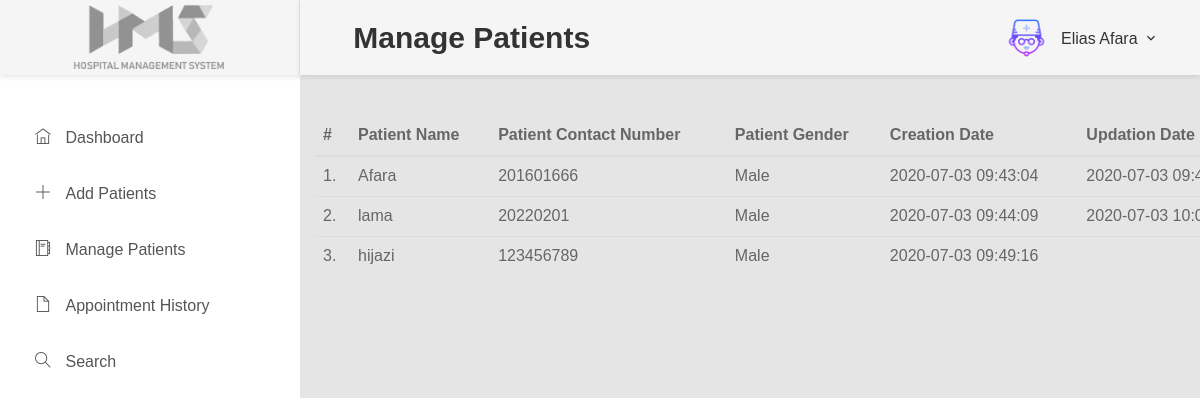
Page /HMS/doctor/manage-patient.php (signed in) on the committed database.
### tables this page shows
CREATE TABLE IF NOT EXISTS `doctors` (
  `id` int(11) NOT NULL AUTO_INCREMENT,
  `specilization` varchar(255) DEFAULT NULL,
  `doctorName` varchar(255) DEFAULT NULL,
  `address` longtext,
  `docFees` varchar(255) DEFAULT NULL,
  `contactno` bigint(11) DEFAULT NULL,
  `docEmail` varchar(255) DEFAULT NULL,
  `password` varchar(255) DEFAULT NULL,
  `creationDate` timestamp NULL DEFAULT CURRENT_TIMESTAMP,
  `updationDate` timestamp NULL DEFAULT NULL ON UPDATE CURRENT_TIMESTAMP,
  PRIMARY KEY (`id`)
);

CREATE TABLE IF NOT EXISTS `tblpatient` (
  `ID` int(10) NOT NULL AUTO_INCREMENT,
  `Docid` int(10) DEFAULT NULL,
  `PatientName` varchar(200) DEFAULT NULL,
  `PatientContno` bigint(10) DEFAULT NULL,
  `PatientEmail` varchar(200) DEFAULT NULL,
  `PatientGender` varchar(50) DEFAULT NULL,
  `PatientAdd` mediumtext,
  `PatientAge` int(10) DEFAULT NULL,
  `PatientMedhis` mediumtext,
  `CreationDate` timestamp NULL DEFAULT CURRENT_TIMESTAMP,
  `UpdationDate` timestamp NULL DEFAULT NULL ON UPDATE CURRENT_TIMESTAMP,
  PRIMARY KEY (`ID`),
  KEY `Docid` (`Docid`)
);

### HMS/doctor/manage-patient.php (the view, shortened to what this page needs)
<?php
include('include/config.php');
?>
<!DOCTYPE html>
<html lang="en">
<head>
    <link rel="stylesheet" href="../vendor/bootstrap/css/bootstrap.min.css">
    <link rel="stylesheet" href="../vendor/fontawesome/css/font-awesome.min.css">
    <link rel="stylesheet" href="../vendor/themify-icons/themify-icons.min.css">
    <link href="../vendor/animate.css/animate.min.css" rel="stylesheet" media="screen">
    <link href="../vendor/perfect-scrollbar/perfect-scrollbar.min.css" rel="stylesheet" media="screen">
    <link href="../vendor/switchery/switchery.min.css" rel="stylesheet" media="screen">
    <link href="../vendor/bootstrap-touchspin/jquery.bootstrap-touchspin.min.css" rel="stylesheet" media="screen">
    <link href="../vendor/select2/select2.min.css" rel="stylesheet" media="screen">
    <link href="../vendor/bootstrap-datepicker/bootstrap-datepicker3.standalone.min.css" rel="stylesheet" media="screen">
    <link href="../vendor/bootstrap-timepicker/bootstrap-timepicker.min.css" rel="stylesheet" media="screen">
    <link href="../css/font-face.css" rel="stylesheet" media="all">
    <link href="../vendor/font-awesome-4.7/css/font-awesome.min.css" rel="stylesheet" media="all">
    <link href="../vendor/font-awesome-5/css/fontawesome-all.min.css" rel="stylesheet" media="all">
    <link href="../vendor/mdi-font/css/material-design-iconic-font.min.css" rel="stylesheet" media="all">
    <link href="../vendor/animsition/animsition.min.css" rel="stylesheet" media="all">
    <link href="../../css/theme.css" rel="stylesheet" media="all">
</head>
<body class="animsition">
<div class="page-wrapper">
    <aside class="menu-sidebar d-none d-lg-block">
        <div class="logo">
            <a href="#">
                <img src="../../images/icon/hms.png" alt="HMS" />
            </a>
        </div>
        <?php include('include/sidebar.php');?>
    </aside>
    <div class="page-container">
        <header class="header-desktop">
            <div class="section__content section__content--p30">
                <div class="container-fluid">
                    <div class="header-wrap">
                        <h2>&nbsp;Manage Patients</h2>
                        <?php include('include/header.php');?>
                        <div class="main-content" >
                            <div class="wrap-content container" id="container">
                                <div class="row">
                                    <div class="col-md-11">
                                        <table class="table table-hover" id="sample-table-1">
                                            <thead>
                                            <tr>
                                                <th class="center">#</th>
                                                <th>Patient Name</th>
                                                <th>Patient Contact Number</th>
                                                <th>Patient Gender </th>
                                                <th>Creation Date </th>
                                                <th>Updation Date </th>
                                            </tr>
                                            </thead>
                                            <tbody>
                                            <?php
                                            $docid=$_SESSION['id'];
                                            $sql=mysqli_query($con,"select * from tblpatient where Docid='$docid' ");
                                            $cnt=1;
                                            while($row=mysqli_fetch_array($sql))
                                            {
                                                ?>
                                                <tr>
                                                    <td class="center"><?php echo $cnt;?>.</td>
                                                    <td class="hidden-xs"><?php echo $row['PatientName'];?></td>
                                                    <td><?php echo $row['PatientContno'];?></td>
                                                    <td><?php echo $row['PatientGender'];?></td>
                                                    <td><?php echo $row['CreationDate'];?></td>
                                                    <td><?php echo $row['UpdationDate'];?>
                                                    </td>
                                                </tr>
                                                <?php
                                                $cnt=$cnt+1;
                                            }?></tbody>
                                        </table>
                                    </div>
                                </div>
                            </div>
                        </div>
                    </div>
                </div>
</body>
</html>

### HMS/doctor/include/header.php (shortened to what this page needs)
                <div class="header-button">
                    <div class="account-wrap">
                        <div class="account-item clearfix js-item-menu">
                            <div class="image">
                                <img src="../../images/icon/doctor.png" alt="Default User Picture" />
                            </div>
                            <div class="content">
                                <a class="js-acc-btn" href="#">
									<?php $query=mysqli_query($con,"select doctorName from doctors where id='".$_SESSION['id']."'");
while($row=mysqli_fetch_array($query))
{
	echo $row['doctorName'];
}
									?>
								</a>
                            </div>
                        </div>
                    </div>
                </div>
            </div>
        </div>
    </div>
</header>

### rows in the picture
doctors: doctorName "Elias Afara"
tblpatient: PatientName "Afara", PatientContno "201601666", PatientGender "Male", CreationDate "2020-07-03 09:43:04", UpdationDate "2020-07-03…"
tblpatient: PatientName "lama", PatientContno "20220201", PatientGender "Male", CreationDate "2020-07-03 09:44:09", UpdationDate "2020-07-03…"
tblpatient: PatientName "hijazi", PatientContno "123456789", PatientGender "Male", CreationDate "2020-07-03 09:49:16"
